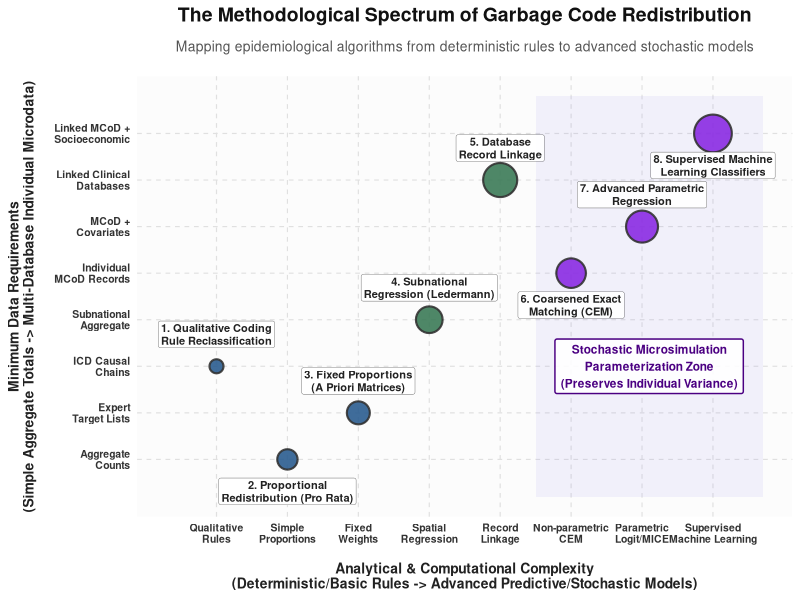

The R source for this figure:
# ==============================================================================
# The Methodological Spectrum of Garbage Code Redistribution
# Conceptual Visualization Script using ggplot2
# ==============================================================================
# This script constructs a publication-quality 2D conceptual chart
# mapping the eight major garbage code redistribution methods against 
# their computational complexity and minimum input data requirements.
# ==============================================================================

# Install and load ggplot2 if not already present
if (!requireNamespace("ggplot2", quietly = TRUE)) {
  install.packages("ggplot2")
}
library(ggplot2)

# 1. Construct the analytical database
methods_data <- data.frame(
  id = 1:8,
  method = c(
    "1. Qualitative Coding\nRule Reclassification",
    "2. Proportional\nRedistribution (Pro Rata)",
    "3. Fixed Proportions\n(A Priori Matrices)",
    "4. Subnational\nRegression (Ledermann)",
    "5. Database\nRecord Linkage",
    "6. Coarsened Exact\nMatching (CEM)",
    "7. Advanced Parametric\nRegression",
    "8. Supervised Machine\nLearning Classifiers"
  ),
  complexity = c(1, 2, 3, 4, 5, 6, 7, 8),
  data_req = c(3, 1, 2, 4, 7, 5, 6, 8),
  size = c(4, 4.5, 5, 6, 9, 7, 8, 11), # Represents computational resource footprint
  category = c(
    "Foundational Deterministic", "Foundational Deterministic", "Foundational Deterministic",
    "Data Integration & Correlation", "Data Integration & Correlation",
    "Advanced Stochastic Modeling", "Advanced Stochastic Modeling", "Advanced Stochastic Modeling"
  )
)

# 2. Set up coordinate labels
complexity_labels <- c(
  "Qualitative\nRules", "Simple\nProportions", "Fixed\nWeights", 
  "Spatial\nRegression", "Record\nLinkage", "Non-parametric\nCEM", 
  "Parametric\nLogit/MICE", "Supervised\nMachine Learning"
)

data_labels <- c(
  "Aggregate\nCounts", "Expert\nTarget Lists", "ICD Causal\nChains", 
  "Subnational\nAggregate", "Individual\nMCoD Records", "MCoD +\nCovariates", 
  "Linked Clinical\nDatabases", "Linked MCoD +\nSocioeconomic"
)

# 3. Build the visualization using ggplot2
p <- ggplot(methods_data, aes(x = complexity, y = data_req)) +
  # Highlight the Microsimulation Compatibility Zone (shaded rectangle)
  annotate("rect", xmin = 5.5, xmax = 8.7, ymin = 0.2, ymax = 8.8,
           fill = "#7b68ee", alpha = 0.08) +
  
  # Text block for the Microsimulation Zone
  annotate("label", x = 7.1, y = 3.0, 
           label = "Stochastic Microsimulation\nParameterization Zone\n(Preserves Individual Variance)",
           color = "#4b0082", fontface = "bold", size = 3, 
           fill = "white", label.padding = unit(0.4, "lines"),
           label.size = 0.5, alpha = 0.9) +
  
  # Gridlines and baseline formatting
  theme_minimal(base_family = "sans") +
  
  # Map variables to points
  geom_point(aes(size = size, fill = category), 
             color = "#333333", shape = 21, stroke = 1.1, alpha = 0.9, show.legend = FALSE) +
  
  # Text labels for the 8 methods with manually managed positions to avoid overlaps
  geom_label(aes(label = method, 
                 vjust = ifelse(id %in% c(2, 6, 8), 1.7, -0.7)),
             size = 2.8, fontface = "bold", color = "#222222",
             fill = "white", alpha = 0.95, label.padding = unit(0.2, "lines"),
             label.size = 0.1, lineheight = 0.95) +
  
  # Color scale styling (professional editorial palette)
  scale_fill_manual(values = c(
    "Foundational Deterministic" = "#2b5c8f",
    "Data Integration & Correlation" = "#3b7a57",
    "Advanced Stochastic Modeling" = "#8a2be2"
  )) +
  
  # Configure scale limits and customized labels
  scale_x_continuous(breaks = 1:8, labels = complexity_labels, limits = c(0.3, 8.7)) +
  scale_y_continuous(breaks = 1:8, labels = data_labels, limits = c(0.2, 8.8)) +
  scale_size_continuous(range = c(4, 12)) +
  
  # Titles and subtitles (free of em dashes)
  labs(
    title = "The Methodological Spectrum of Garbage Code Redistribution",
    subtitle = "Mapping epidemiological algorithms from deterministic rules to advanced stochastic models",
    x = "Analytical & Computational Complexity\n(Deterministic/Basic Rules -> Advanced Predictive/Stochastic Models)",
    y = "Minimum Data Requirements\n(Simple Aggregate Totals -> Multi-Database Individual Microdata)"
  ) +
  
  # Theme and typographic adjustments
  theme(
    plot.title = element_text(face = "bold", size = 14, color = "#111111", hjust = 0.5, margin = margin(b = 10)),
    plot.subtitle = element_text(size = 10, color = "#555555", hjust = 0.5, margin = margin(b = 15)),
    axis.title.x = element_text(face = "bold", size = 10, color = "#222222", margin = margin(t = 12)),
    axis.title.y = element_text(face = "bold", size = 10, color = "#222222", margin = margin(r = 12)),
    axis.text.x = element_text(size = 7.5, face = "bold", color = "#333333"),
    axis.text.y = element_text(size = 7.5, face = "bold", color = "#333333"),
    panel.grid.major = element_line(color = "#e0e0e0", linetype = "dashed", size = 0.4),
    panel.grid.minor = element_blank(),
    panel.background = element_rect(fill = "#fcfcfc", color = NA),
    plot.background = element_rect(fill = "#ffffff", color = NA)
  )

# 4. Render and export the plot
ggsave("garbage_codes_spectrum.png", plot = p, width = 11, height = 7.5, dpi = 150)
print("GGPlot2 visualization successfully prepared. Chart saved as 'garbage_codes_spectrum.png'.")
